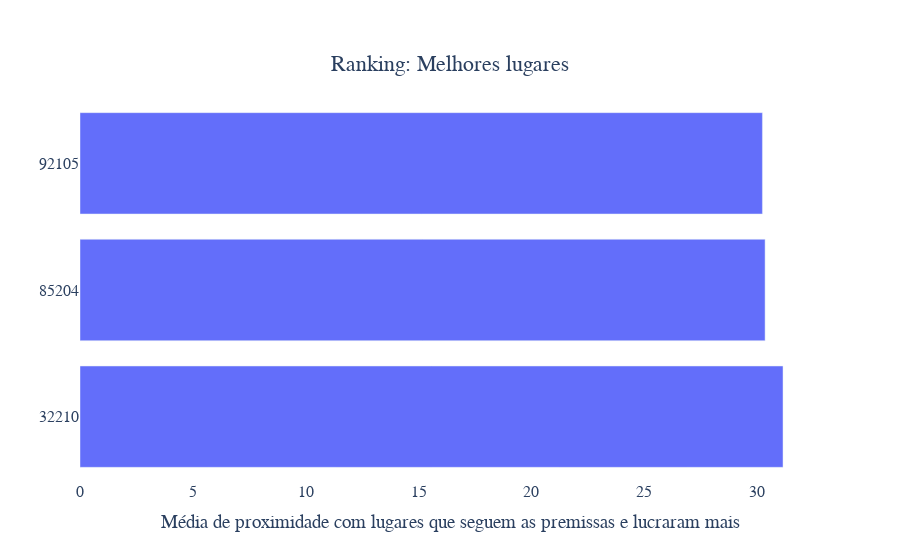

Notebook code for this chart:
### Code cell
top3 = loc.head(3)
top3['postal_code'] = top3['postal_code'].astype(str)
fig = px.bar(
    top3, 
    x="MeanDistanceToLab", 
    y="postal_code",
    labels={
        "postal_code": "",
        "MeanDistanceToLab": "Média de proximidade com lugares que seguem as premissas e lucraram mais",
    },
    title='Ranking: Melhores lugares'
)
fig.update_layout(
    paper_bgcolor='white',
    plot_bgcolor='white',
    title={
        'y':0.9,
        'x':0.5,
        'xanchor': 'center',    
        'yanchor': 'top'}, 
        font=dict(family="Arial",size=16),
        )
fig.update_yaxes(categoryorder='total descending')
fig.show()

### Figure 1 — Plotly figure (JSON) as saved in the notebook; plotly's stock layout.template omitted (floating-point values rounded to 4 significant figures)
{"data": [{"alignmentgroup": "True", "hovertemplate": "Média de proximidade com lugares que seguem as premissas e lucraram mais=%{x}<br>=%{y}<extra></extra>", "legendgroup": "", "marker": {"color": "#636efa", "pattern": {"shape": ""}}, "name": "", "offsetgroup": "", "orientation": "h", "showlegend": false, "textposition": "auto", "type": "bar", "x": [30.23, 30.35, 31.14], "xaxis": "x", "y": ["92105", "85204", "32210"], "yaxis": "y"}], "layout": {"barmode": "relative", "font": {"family": "Arial", "size": 16}, "legend": {"tracegroupgap": 0}, "paper_bgcolor": "white", "plot_bgcolor": "white", "title": {"text": "Ranking: Melhores lugares", "x": 0.5, "xanchor": "center", "y": 0.9, "yanchor": "top"}, "xaxis": {"anchor": "y", "domain": [0, 1], "title": {"text": "Média de proximidade com lugares que seguem as premissas e lucraram mais"}}, "yaxis": {"anchor": "x", "categoryorder": "total descending", "domain": [0, 1], "title": {"text": ""}}}}
